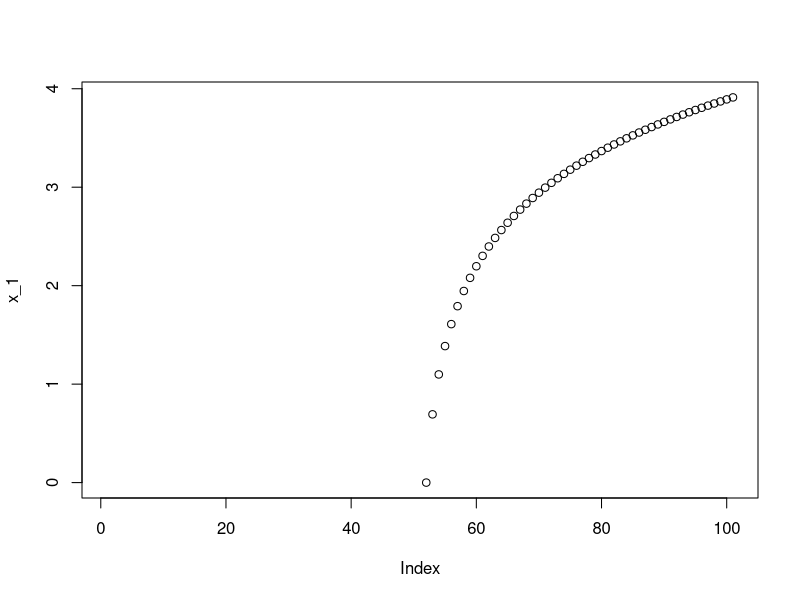
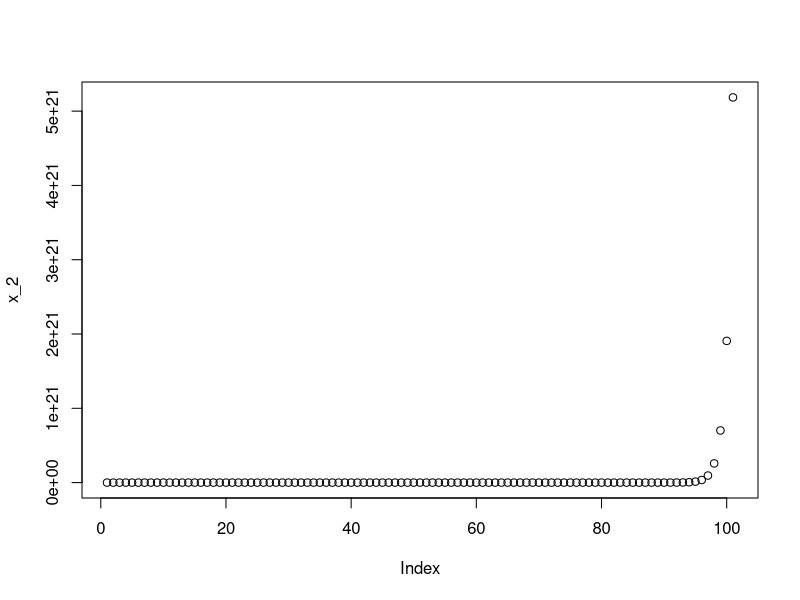
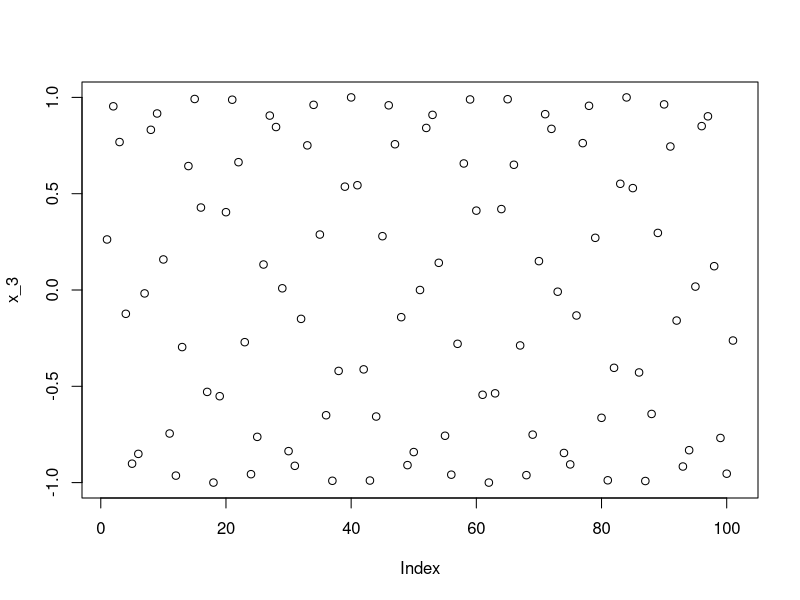
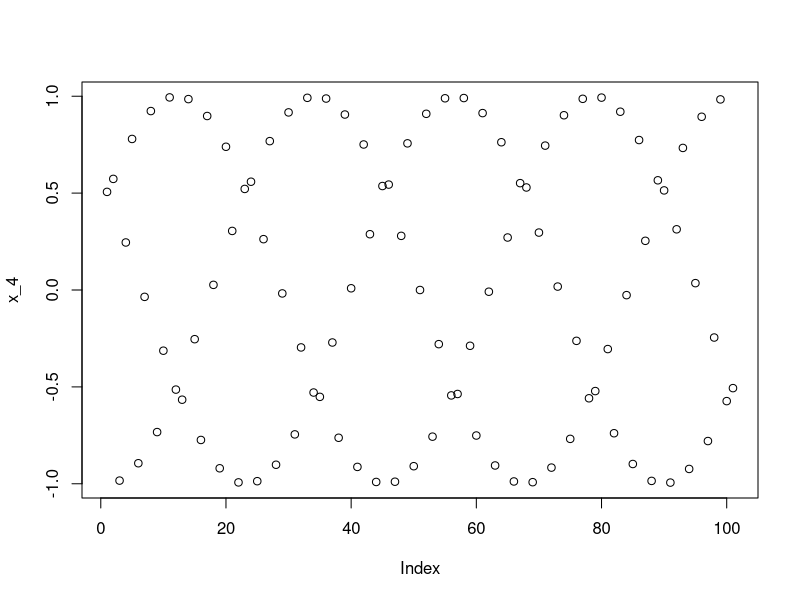
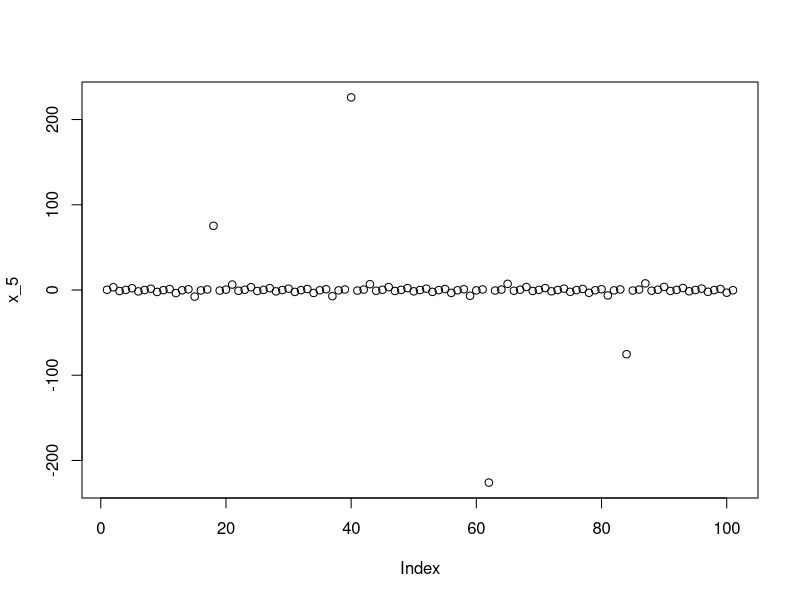
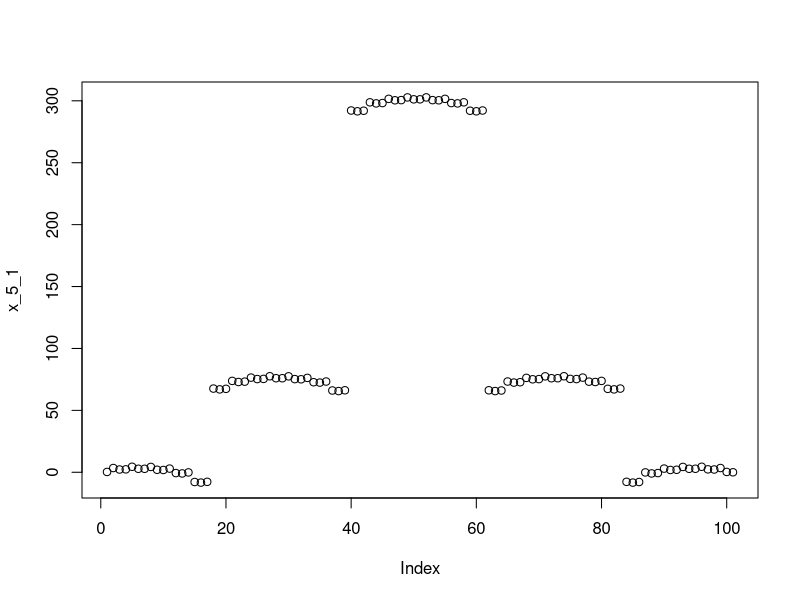

These figures' R source, in order: (Note: this script raises an error after producing the figures.)
#Problem 1
x<-c(-50:50)

x_1<-log(x)
plot(x_1)

x_2<-exp(x)
plot(x_2)

x_3<-sin(x)
plot(x_3)

x_4<-sin(2*x)
plot(x_4)

x_5<-sin(x)/cos(x)
plot(x_5)

x_5_1<-cumsum(x_5)
plot(x_5_1)


#Problem 2
if (interactive() ){
  k_1<-readline(prompt = "Please enter a positive integer: ")
  k<-as.integer(k_1)
  print(paste("There are",k%/%3,"elements in the vector 1:",k,"that are divisible by 3."))
} else{
  #  non-interactive
  cat("Please enter a positive integer: ")
  k_2 <- readLines("stdin",n=1)
  k<-as.integer(k_2)
  print(paste("There are",k%/%3,"elements in the vector 1:",k,"that are divisible by 3."))
}

#Problem 3
A<-c(1,2,3)
B<-c(3,4,5,6)
AB<-intersect(A,B)
if(length(AB)==0){
  print(A)
}else{
    print(B)}

#Proble 4
a<-rnorm(100)
y<-log(a)
y[is.na(y)==TRUE]<-9999

#Problem 5
x<-runif(10^8)
y<-c(1:10^8)
system.time({for (i in 1:10^8) y[i] <- sin(x[i])})
system.time({y <- sin(x)})